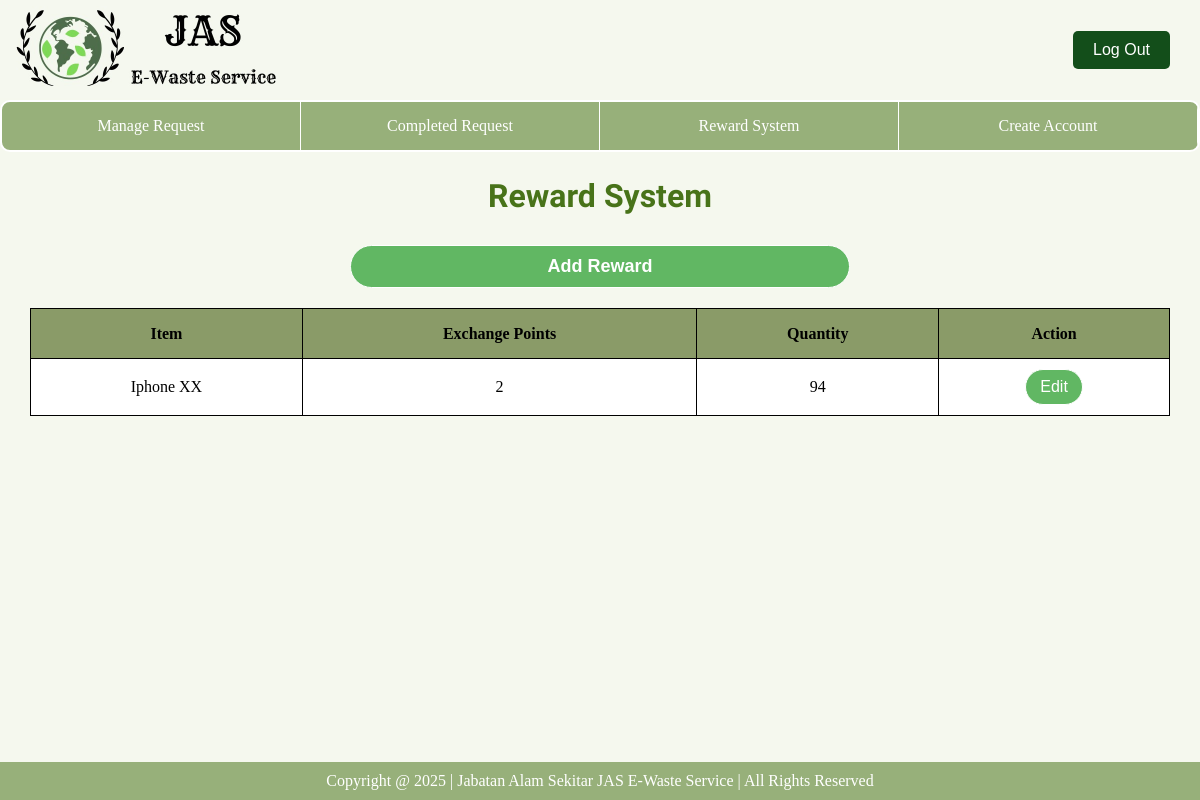
Screenshot of /operator/reward_system/ with the database file from the repository.
### database/models.py (models this page shows, shortened)
class Voucher(models.Model):
    voucherID = models.CharField(primary_key=True, max_length=200)
    name = models.CharField(max_length=150)
    pointsRequired = models.IntegerField()
    quantity = models.IntegerField()

### e_waste_operator/views.py (the view)
# urls.py: path('reward_system/', reward_system, name='reward_system'), #Reward System
def reward_system(request):
    vouchers = Voucher.objects.all()
    return render(request, 'operator/operator-rewardSystem.html', {"vouchers":vouchers})

### e_waste_operator/templates/operator/operator-rewardSystem.html (shortened to what this page needs)
{% extends 'operator/base_operator.html' %}
{% load static %}
{% block extra_css %}
    <link rel="stylesheet" href="{% static 'css/operator-rewardSystem.css' %}">
{% endblock %}
{% block content %}
    <h1 class="title">Reward System</h1>
    <div class="addNew">
      <div class="addNew-button">
        <a href="{% url 'operator:add_reward' %}">
            <button class="addButton">Add Reward</button>
        </a>
      </div>
    </div>
    <div class="rewardTable">
      <table class>
        <thead>
            <tr>
                <th>Item</th>
                <th>Exchange Points</th>
                <th>Quantity</th>
                <th>Action</th>
            </tr>
        </thead>
        <tbody>
            {% for voucher in vouchers %}
            <tr>
                <td>{{ voucher.name }}</td>
                <td>{{ voucher.pointsRequired }}</td>
                <td>{{ voucher.quantity }}</td>
                <td>
                    <a href="{% url 'operator:edit_reward' voucher.voucherID %}">
                        <button>Edit</button>
                    </a>
                </td>
            </tr>
            {% endfor %}
        </tbody>
      </table>
   </div>
{% endblock %}

### static/css/base.css (style rules this page uses)
html, body { height: 100%; margin: 0; display: flex; flex-direction: column; }

### e_waste_operator/static/css/operator-rewardSystem.css (style rules this page uses)
body { background-color: #f5f8ee; }
.title { font-family: 'Sansita Swashed', cursive; font-size: 32px; color: #487319; padding: 10px; text-align: center; margin-top: 15px; }
.addNew { display: flex; margin-top: 20px; margin-bottom: 20px; justify-content: center; align-items: center; width: 100%; }
.addNew-button { width: 90%; max-width: 500px; }
.addButton { width: 100%; padding: 10px; border: 1px solid white; border-radius: 25px; cursor: pointer; font-size: 16px; color: white; background-color: #61b763; font-size: 18px; font-weight: bolder; }
table { border-collapse: collapse; overflow: hidden; background: white; width: 95%; margin-bottom: 20px; }
th, td { border: 1px solid black; padding: 10px; text-align: center; }
th { background-color: #8a9b68; }
tr { height: 50px; }
button { background-color: #61b763; color: white; border: 1px solid white; padding: 8px 14px; cursor: pointer; border-radius: 25px; font-size: medium; transition: background-color 0.15s; transition: color 0.15s; transition: opacity 0.15s; transition: border 0.15s; }
.rewardTable { display: flex; justify-content: center; align-items: center; height: auto; margin-top: 20px; ; }
html, body { height: 100%; margin: 0; padding: 0; display: flex; flex-direction: column; }

### e_waste_operator/templates/operator/operator-header.html (style rules this page uses)
* { margin: 0; padding: 0; box-sizing: border-box; }
body { margin: 0; padding: 0; z-index: 1; }

### e_waste_operator/templates/operator/operator-navbar.html (style rules this page uses)
body { margin: 0; padding: 0; z-index: 2; }

### rows the page displays
Voucher: name "Iphone XX", pointsRequired "2", quantity "94"
